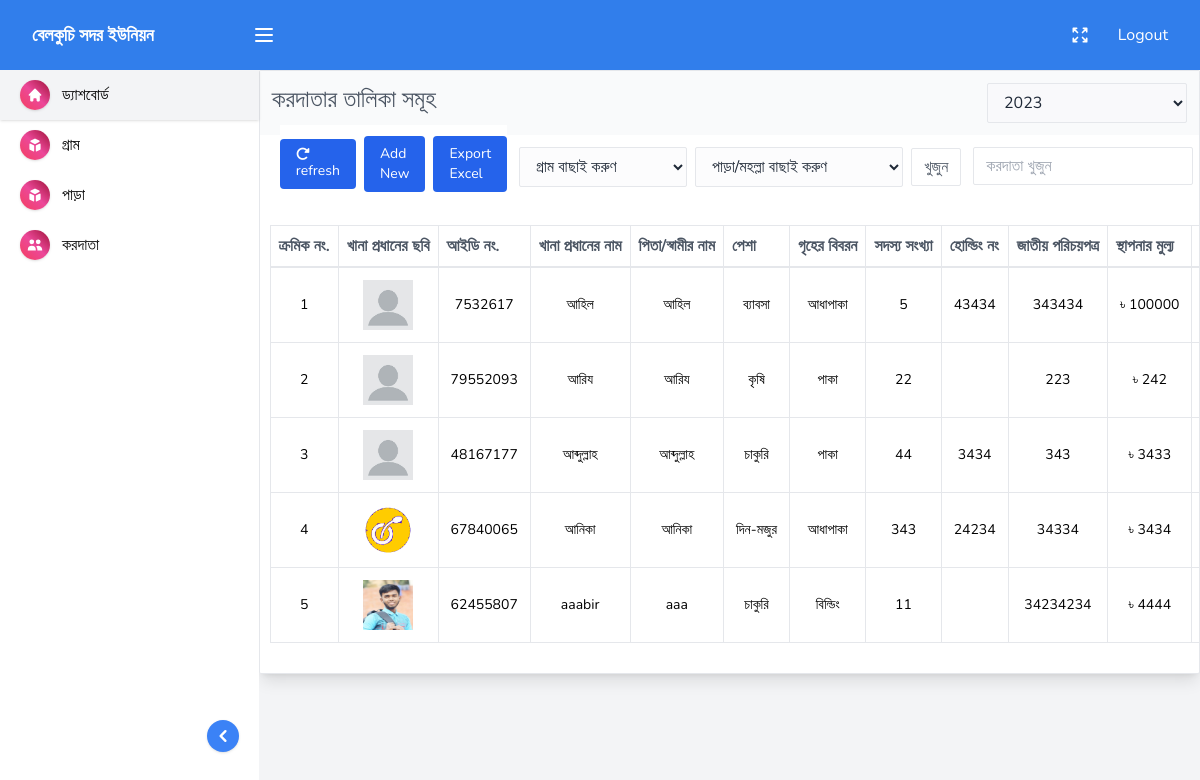
Screenshot of /tax-holder-all.php (signed in) with the database file from the repository.
### tables this page shows
CREATE TABLE `union_name` (
  `id` int(255) NOT NULL,
  `admin_id` int(255) NOT NULL,
  `union_name` varchar(255) NOT NULL,
  `pass` varchar(255) NOT NULL,
  `time` int(255) NOT NULL
);

CREATE TABLE `person` (
  `admin_id` int(255) NOT NULL,
  `id` int(255) NOT NULL,
  `id_no` int(255) NOT NULL,
  `name` varchar(255) NOT NULL,
  `guardian_name` varchar(255) NOT NULL,
  `village` varchar(255) NOT NULL,
  `section` varchar(255) NOT NULL,
  `word_no` varchar(255) NOT NULL,
  `family_member` int(255) NOT NULL,
  `male` int(255) NOT NULL,
  `female` int(255) NOT NULL,
  `holding_no` varchar(255) NOT NULL,
  `nid_no` varchar(300) NOT NULL,
  `profession` varchar(255) NOT NULL,
  `home` varchar(255) NOT NULL,
  `net_worth` int(255) NOT NULL,
  `annual_tax` int(255) NOT NULL,
  `ablable_tax` int(255) NOT NULL,
  `due_tax` int(255) NOT NULL,
  `present_year` int(255) NOT NULL,
  `mobile_no` varchar(300) NOT NULL,
  `status` varchar(255) NOT NULL DEFAULT 'Pending',
  `file_name` varchar(255) NOT NULL DEFAULT 'avatar.jpg',
  `time` int(255) NOT NULL
);

### tax-holder-all.php (the view, shortened to what this page needs)
<?php include("common/header.php");?>
<?php
if(isset($_SESSION['year'])){
    $year = $_SESSION['year'];
}else{
    $year = date("Y",time());
}
if(isset($_SESSION['village'])){
    $sess_vlg = $_SESSION['village'];
}else{
    $sess_vlg = 0;
}
if(isset($_SESSION['section'])){
    $sess_sec = $_SESSION['section'];
}else{
    $sess_sec = 0;
}
?>
<main class="main_content">
    <?php include("common/sidebar.php");?>
    <section class="content_wrapper">
        <section class="page_main_content">
            <div class="main_content_container">
                <div class="table_content_wrapper">
                    <div class="page_title flex justify-between">
                        <h3>করদাতার তালিকা সমূহ</h4>
                        <select style="width: 200px;" class="input" id="year" name="year" onchange="window.location.href='tax-holder-all.php?year='+this.options [this.selectedIndex].value">
                            <option selected style="display:none;" value="<?php echo $year?>"><?php echo $year?></option>
                        </select>
                    </div>
                    <header class="table_header">
                        <div class="table_header_left">
                            <a href="tax-holder-all.php?session_destroy=true" class="px-4 py-2 text-sm bg-blue-600 text-white rounded focus:ring"><i class="fa-solid fa-rotate-right"></i> refresh</a>
                            <a href="tax-holder-add.php" class="px-4 py-2 text-sm bg-blue-600 text-white rounded focus:ring">Add New</a>
                            <a href="tax-holder-export.php" class="px-4 py-2 text-sm bg-blue-600 text-white rounded focus:ring">Export Excel</a>
                        </div>
                        <div>
                            <form action="" method="GET">
                                <div class="table_header_right">
                                <select style="width: 350PX;" name="village" id="village" class="input">
                                    <?php
                                    if($sess_vlg != 0 ){
                                    $select_village  = mysqli_fetch_assoc(mysqli_query($conn,"SELECT * FROM village WHERE admin_id=$id AND id=$sess_vlg"));
                                    ?>
                                        <option selected value="<?php echo $select_village['id']?>"><?php echo $select_village['name']?></option>
                                    <?php  }else{ ?>
                                    <option selected disabled>গ্রাম বাছাই করুণ</option>
                                   <?php }?>
                                </select>
                                <select name="section" class="input" id="section">
                                <?php
                                    if($sess_sec != 0 ){
                                    $select_section  = mysqli_fetch_assoc(mysqli_query($conn,"SELECT * FROM section WHERE admin_id=$id AND id=$sess_sec"));
                                    ?>
                                        <option selected value="<?php echo $select_section['id']?>"><?php echo $select_section['name']?></option>
                                    <?php  }else{ ?>
                                    <option selected disabled>পাড়া/মহল্লা বাছাই করুণ</option>
                                   <?php }?>
                                </select>
                                <input style="cursor:pointer;" type="submit" class="btn" value="খুজুন"/>
                            </div>
                        </form>
                        </div>
                        <form action="" method="GET">
                            <div class="table_header_right">
                                <input type="search" name="src" placeholder="করদাতা খুজুন" />
                            </div>
                        </form>
                    </header>
                    <div class="table_parent">
                        <div class="table_sub_parent">
                            <table class="table">
                                <thead>
                                    <tr>
                                        <th class="table_th"><div class="table_th_div"><span>ক্রমিক নং.</span></div></th>
                                        <th class="table_th"><div class="table_th_div"><span>খানা প্রধানের ছবি</span></div></th>
                                        <th class="table_th"><div class="table_th_div"><span>আইডি নং.</span></div></th>
                                        <th class="table_th"><div class="table_th_div"><span>খানা প্রধানের নাম</span></div></th>
                                        <th class="table_th"><div class="table_th_div"><span>পিতা/স্বামীর নাম</span></div></th>
                                        <th class="table_th"><div class="table_th_div"><span>পেশা</span></div></th>
                                        <th class="table_th"><div class="table_th_div"><span>গৃহের বিবরন</span></div></th>
                                        <th class="table_th"><div class="table_th_div"><span>সদস্য সংখ্যা</span></div></th>
                                        <th class="table_th"><div class="table_th_div"><span>হোল্ডিং নং</span></div></th>
                                        <th class="table_th"><div class="table_th_div"><span>জাতীয় পরিচয়পত্র</span></div></th>
                                        <th class="table_th"><div class="table_th_div"><span>স্থাপনার মুল্য</span></div></th>
                                        <th class="table_th"><div class="table_th_div"><span>বার্ষিক কর</span></div></th>
                                    </tr>
                                </thead>
                                <tbody id="tax_holders_wrapper" class="text-sm">
                                <?php
                                if(isset($_GET['src'])){
                                    $src = $_GET['src'];
                                    $empSQL = "SELECT * FROM person WHERE admin_id=$id AND present_year='$year' AND (name LIKE '$src' OR mobile_no = '$src' OR nid_no = '$src' OR holding_no = '$src' OR guardian_name LIKE '$src')";
                                }elseif($sess_vlg > 0 && $sess_sec > 0){
                                    $empSQL = "SELECT * FROM person WHERE admin_id=$id AND present_year='$year' AND village = $sess_vlg AND section = $sess_sec ";
                                }elseif($sess_vlg > 0){
                                    $empSQL = "SELECT * FROM person WHERE admin_id=$id AND present_year='$year' AND village = $sess_vlg ";
                                }else{
                                    $empSQL = "SELECT * FROM person WHERE admin_id=$id AND present_year='$year' ";
                                }
                                $query = mysqli_query($conn, $empSQL);
                                $i = 0;
                                while($row = mysqli_fetch_assoc($query)){ $i++;
                                ?>
                                    <tr>
                                        <td class="p-3 border whitespace-nowrap">
                                            <div class="text-center"><?php echo $i?></div>
                                        </td>
                                        <td class="p-3 border whitespace-nowrap">
                                            <div class="text-center">
                                                <img style="width: 50px;height:50px;margin:auto" src="upload/<?php echo $row['file_name']?>" alt="image">
                                            </div>
                                        </td>
                                        <td class="p-3 border whitespace-nowrap">
                                            <div class="text-center"><?php echo $row['id_no']?></div>
                                        </td>
                                        <td class="p-3 border whitespace-nowrap">
                                            <div class="text-center"><?php echo $row['name']?></div>
                                        </td>
                                        <td class="p-3 border whitespace-nowrap">
                                            <div class="text-center"><?php echo $row['guardian_name']?></div>
                                        </td>
                                        <td class="p-3 border whitespace-nowrap">
                                            <div class="text-center"><?php echo $row['profession']?></div>
                                        </td>
                                        <td class="p-3 border whitespace-nowrap">
                                            <div class="text-center"><?php echo $row['home']?></div>
                                        </td>
                                        <td class="p-3 border whitespace-nowrap">
                                            <div class="text-center"><?php echo $row['family_member']?></div>
                                        </td>
                                        <td class="p-3 border whitespace-nowrap">
                                            <div class="text-center"><?php echo $row['holding_no']?></div>
                                        </td>
                                        <td class="p-3 border whitespace-nowrap">
                                            <div class="text-center"><?php echo $row['nid_no']?></div>
                                        </td>
                                        <td class="p-3 border whitespace-nowrap">
                                            <div class="text-center">৳ <?php echo $row['net_worth']?></div>
                                        </td>
                                        <td class="p-3 border whitespace-nowrap">
                                        </td>
                                    </tr>
                                    <?php  } ?>
                                </tbody>
                            </table>
                        </div>
                    </div>
                </div>
            </div>
        </section>
    </section>
</main>
<?php include("common/footer.php");?>

### common/header.php (shortened to what this page needs)
<?php include("include/functions.php");?>
<?php
if(isset($_SESSION['admin_id'])){
  $id = $_SESSION['admin_id'];
}elseif(isset($_COOKIE['admin_id'])){
  $id = $_COOKIE['admin_id'];
}else{
  $id = 0;
}
if(isset($_SESSION['admin_id'])){
  $id = $_SESSION['admin_id'];
}
$setting = mysqli_fetch_assoc(mysqli_query($conn,"SELECT * FROM setting WHERE id=1"));
$union = mysqli_fetch_assoc(mysqli_query($conn,"SELECT * FROM union_name WHERE admin_id=$id"));
?>
<!DOCTYPE html>
<html>
  <head>
    <link href="dist/css/category.css" rel="stylesheet" />
    <link href="dist/css/styles.css" rel="stylesheet" />
    <link href="dist/css/custom.css" rel="stylesheet" />
  </head>
  <body>
    <header class="header">
      <div class="header_container">
        <div class="header_left">
          <div class="header_brand">
            <a href="index.php" class="go_home">
              <div>
                <?php if($setting['logo']!=""){ ?>
                  <img style="width:200px;height:60px" src="upload/<?php echo $setting['logo'];?>" alt="">
                 <?php }else{ ?>
                  <span style="font-size:18px;color:#fff;"><?php echo $union['union_name']?></span>
               <?php  } ?>
              </div>
            </a>
          </div>
          <button onclick="toggle_nav()" class="menu_icon"></button>
        </div>
        <div class="header_right">
          <button onclick="toggle_full_screen()" class="expand_icon"></button>
          <a style="color:#fff" href="logout.php">Logout</a>
        </div>
      </div>
    </header>

### rows the page displays
union_name: union_name "বেলকুচি সদর ইউনিয়ন"
person: file_name (placeholder picture), id_no "7532617", name "আহিল", guardian_name "আহিল", profession "ব্যাবসা", home "আধাপাকা", family_member "5", holding_no "43434", nid_no "343434", net_worth "100000"
person: file_name (placeholder picture), id_no "79552093", name "আরিয", guardian_name "আরিয", profession "কৃষি", home "পাকা", family_member "22", nid_no "223", net_worth "242"
person: file_name (placeholder picture), id_no "48167177", name "আব্দুল্লাহ", guardian_name "আব্দুল্লাহ", profession "চাকুরি", home "পাকা", family_member "44", holding_no "3434", nid_no "343", net_worth "3433"
person: file_name (picture), id_no "67840065", name "আনিকা", guardian_name "আনিকা", profession "দিন-মজুর", home "আধাপাকা", family_member "343", holding_no "24234", nid_no "34334", net_worth "3434"
person: file_name (picture), id_no "62455807", name "aaabir", guardian_name "aaa", profession "চাকুরি", home "বিল্ডিং", family_member "11", nid_no "34234234", net_worth "4444"

### other values shown
form field year "2023"
